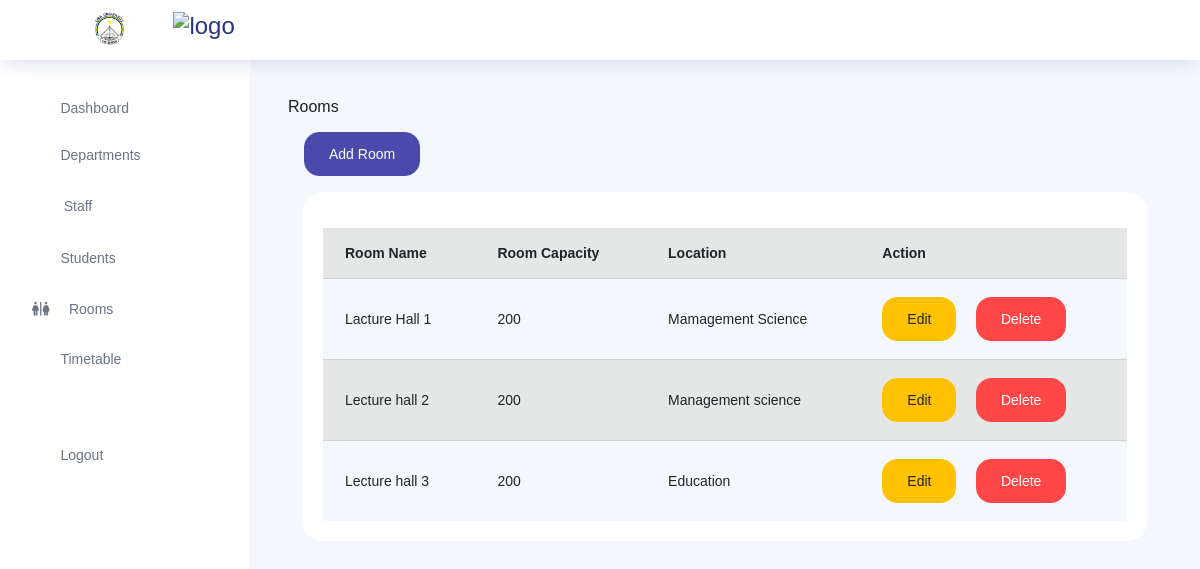
The app's page /room/ (signed in) with its own data.
### store/models.py (models this page shows, shortened)
class Room(models.Model):
    room_name = models.CharField(max_length=50)
    capacity = models.PositiveIntegerField()
    location = models.CharField(max_length=100)

### core/views.py (the view, shortened to what this page needs)
# urls.py: path('room/', views.rooms, name='room'),
def rooms(request):
    if not request.user.is_authenticated:
        return redirect('core:login')
    rooms = Room.objects.all()
    context = {
        'rooms': rooms,
    }
    return render(request, 'core/room.html', context)

### templates/core/room.html (shortened to what this page needs)
{% extends 'core/layout.html'%} {% block content %} Rooms
<br />
<a href="#" class="btn btn-primary m-3" data-toggle="modal" data-target="#addRoom">Add Room</a>
<div class="col-lg-12 grid-margin stretch-card">
  <div class="card">
    <div class="card-body">
      <div class="table-responsive pt-3">
        <table class="table table-secondary table-striped">
          <thead>
            <tr>
              <th>
                Room Name
              </th>
              <th>
                Room Capacity
              </th>
              <th>
                Location
              </th>
              <th>
                Action
              </th>
            </tr>
          </thead>
          <tbody>
            {% for r in rooms %}
            <tr>
              <td>
                {{r.room_name}}
              </td>
              <td>
                {{r.capacity}}
              </td>
              <td>
                {{r.location}}
              </td>
              <td>
                <a href="#" data-toggle="modal" data-target="#editRoom{{ r.id }}"
                  class="btn btn-warning">Edit</a>&nbsp;&nbsp;&nbsp;&nbsp;
                <a href="{% url 'core:deleteRoom' pk=r.id%}" onclick="return(confirm('Are you sure you want to delete this room?'))"
                  class="btn btn-danger">Delete</a>
              </td>
            </tr>
            {%endfor%}
          </tbody>
        </table>
      </div>
    </div>
  </div>
</div>
{%endblock%}

### records on screen
Room: room_name "Lacture Hall 1", capacity "200", location "Mamagement Science"
Room: room_name "Lecture hall 2", capacity "200", location "Management science"
Room: room_name "Lecture hall 3", capacity "200", location "Education"
